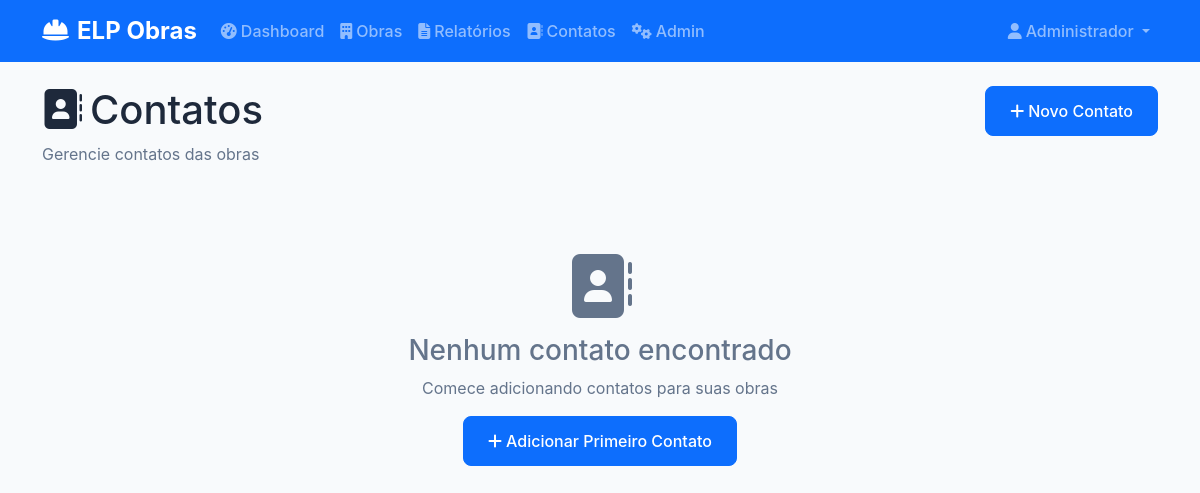
Before: /contacts (signed in) with the older database file.
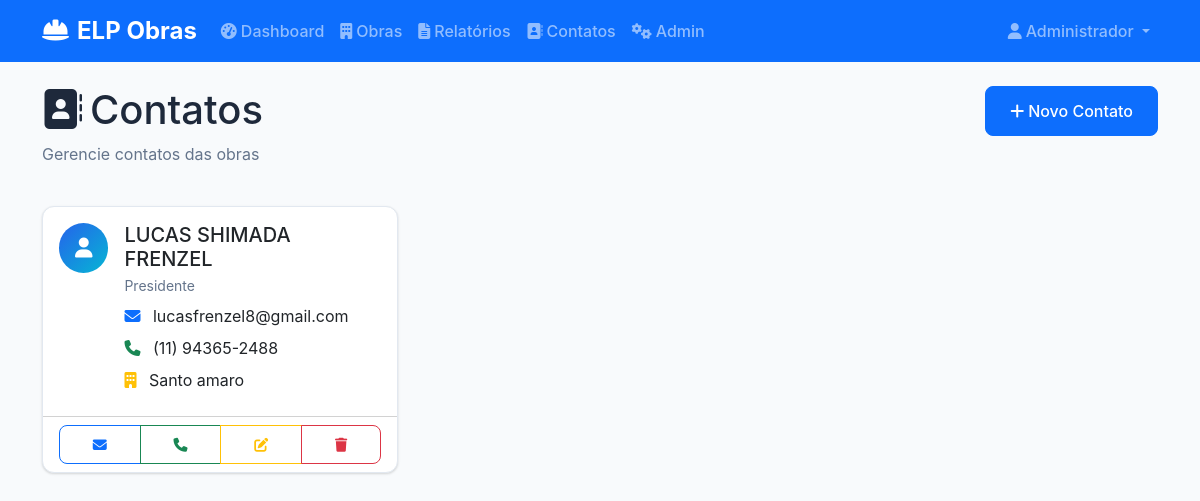
After: the same page with the newer database file.
### models.py (models this page shows)
class Contato(db.Model):
    __tablename__ = 'contatos'
    id = db.Column(db.Integer, primary_key=True)
    nome = db.Column(db.String(100), nullable=False)
    email = db.Column(db.String(120))
    telefone = db.Column(db.String(20))
    obra_id = db.Column(db.Integer, db.ForeignKey('obras.id'), nullable=False)
    cargo = db.Column(db.String(100))
    data_criacao = db.Column(db.DateTime, default=datetime.utcnow)

class Obra(db.Model):
    __tablename__ = 'obras'
    id = db.Column(db.Integer, primary_key=True)
    nome = db.Column(db.String(200), nullable=False)
    tipo = db.Column(db.String(100), nullable=False)
    responsavel_id = db.Column(db.Integer, db.ForeignKey('users.id'), nullable=False)
    status = db.Column(db.String(50), default='ativa')
    data_inicio = db.Column(db.Date)
    data_fim = db.Column(db.Date)
    endereco = db.Column(db.Text)
    descricao = db.Column(db.Text)
    data_criacao = db.Column(db.DateTime, default=datetime.utcnow)
    relatorios = db.relationship('Relatorio', backref='obra', lazy=True, cascade='all, delete-orphan')
    contatos = db.relationship('Contato', backref='obra', lazy=True, cascade='all, delete-orphan')
    alertas = db.relationship('Alerta', backref='obra', lazy=True, cascade='all, delete-orphan')

### routes.py (the view)
@app.route('/contacts')
@login_required
def contacts():
    if current_user.role == 'admin':
        contatos = Contato.query.all()
        obras = Obra.query.all()
    else:
        user_obras = Obra.query.filter_by(responsavel_id=current_user.id).all()
        obra_ids = [obra.id for obra in user_obras]
        contatos = Contato.query.filter(Contato.obra_id.in_(obra_ids)).all()
        obras = user_obras
    return render_template('contacts.html', contatos=contatos, obras=obras)

### app.py (called while the page is built)
@login_manager.user_loader
def load_user(user_id):
    return User.query.get(int(user_id))

### templates/contacts.html (shortened to what this page needs)
{% extends "base.html" %}
{% block content %}
<div class="row mb-4">
    <div class="col">
        <h1><i class="fas fa-address-book me-2"></i>Contatos</h1>
        <p class="text-muted">Gerencie contatos das obras</p>
    </div>
    <div class="col-auto">
        <button class="btn btn-primary" data-bs-toggle="modal" data-bs-target="#newContactModal">
            <i class="fas fa-plus me-1"></i>Novo Contato
        </button>
    </div>
</div>
{% if contatos %}
<div class="row">
    {% for contato in contatos %}
    <div class="col-md-6 col-lg-4 mb-4">
        <div class="card contact-card h-100">
            <div class="card-body">
                <div class="d-flex align-items-start">
                    <div class="avatar-circle me-3">
                        <i class="fas fa-user"></i>
                    </div>
                    <div class="flex-grow-1">
                        <h5 class="card-title mb-1">{{ contato.nome }}</h5>
                        {% if contato.cargo %}
                        <p class="text-muted small mb-2">{{ contato.cargo }}</p>
                        {% endif %}
                        <div class="contact-info">
                            {% if contato.email %}
                            <div class="mb-2">
                                <i class="fas fa-envelope text-primary me-2"></i>
                                <a href="mailto:{{ contato.email }}" class="text-decoration-none">{{ contato.email }}</a>
                            </div>
                            {% endif %}
                            {% if contato.telefone %}
                            <div class="mb-2">
                                <i class="fas fa-phone text-success me-2"></i>
                                <a href="tel:{{ contato.telefone }}" class="text-decoration-none">{{ contato.telefone }}</a>
                            </div>
                            {% endif %}
                            <div class="mb-2">
                                <i class="fas fa-building text-warning me-2"></i>
                                <span>{{ contato.obra.nome }}</span>
                            </div>
                        </div>
                    </div>
                </div>
            </div>
            <div class="card-footer bg-transparent">
                <div class="btn-group w-100" role="group">
                    {% if contato.email %}
                    <button class="btn btn-outline-primary btn-sm" onclick="sendEmailToContact('{{ contato.email }}')">
                        <i class="fas fa-envelope"></i>
                    </button>
                    {% endif %}
                    {% if contato.telefone %}
                    <a href="tel:{{ contato.telefone }}" class="btn btn-outline-success btn-sm">
                        <i class="fas fa-phone"></i>
                    </a>
                    {% endif %}
                    <button class="btn btn-outline-warning btn-sm" onclick="editContact({{ contato.id }})">
                        <i class="fas fa-edit"></i>
                    </button>
                    {% if current_user.role == 'admin' %}
                    <button class="btn btn-outline-danger btn-sm" onclick="deleteContact({{ contato.id }})">
                        <i class="fas fa-trash"></i>
                    </button>
                    {% endif %}
                </div>
            </div>
        </div>
    </div>
    {% endfor %}
</div>
{% else %}
<div class="text-center py-5">
    <i class="fas fa-address-book fa-4x text-muted mb-3"></i>
    <h3 class="text-muted">Nenhum contato encontrado</h3>
    <p class="text-muted">Comece adicionando contatos para suas obras</p>
    <button class="btn btn-primary" data-bs-toggle="modal" data-bs-target="#newContactModal">
        <i class="fas fa-plus me-1"></i>Adicionar Primeiro Contato
    </button>
</div>
{% endif %}
{% endblock %}

Changed rows visible on the page:
added Contato: nome "LUCAS SHIMADA FRENZEL", cargo "Presidente", email "lucasfrenzel8@gmail.com", telefone "(11) 94365-2488", obra.nome "Santo amaro"
Other visible differences:
text no longer shown: "Nenhum contato encontrado Comece adicionando contatos para suas obras Adicionar Primeiro Contato"
